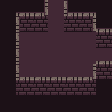

The image is a tile-based game level rendered from a .tmx file. Its description and complete source (layers, tilesets, objects, tile grids) follow:
An orthogonal 7x7 tile map with 16x16 px tiles, 3 tile layers (floor, backwall, frontwall).

<map version="1.0" tiledversion="1.0.3" orientation="orthogonal" renderorder="right-down" width="7" height="7" tilewidth="16" tileheight="16" nextobjectid="1">
 <tileset firstgid="1" name="testmap" tilewidth="16" tileheight="16" tilecount="64" columns="8">
  <image source="testmap.png" width="128" height="128" />
 </tileset>
 <layer name="floor" width="7" height="7">
  <data encoding="csv">
20,20,20,12,20,20,20,
20,12,12,12,12,12,20,
20,12,12,12,12,12,20,
20,12,12,12,12,12,12,
20,12,12,12,12,12,20,
20,12,12,12,12,12,20,
20,20,20,20,20,20,20
</data>
 </layer>
 <layer name="backwall" width="7" height="7">
  <data encoding="csv">
0,2,2,12,2,2,0,
0,10,10,12,10,10,2,
0,0,0,0,0,0,10,
0,0,0,0,0,0,2,
0,2,2,2,2,2,10,
0,10,10,10,10,10,0,
0,0,0,0,0,0,0
</data>
 </layer>
 <layer name="frontwall" width="7" height="7">
  <data encoding="csv">
0,0,4,0,6,0,0,
0,6,0,0,0,4,0,
0,6,0,0,0,0,0,
0,6,0,0,0,0,0,
0,6,0,0,0,4,0,
0,0,0,0,0,0,0,
0,0,0,0,0,0,0
</data>
 </layer>
</map>